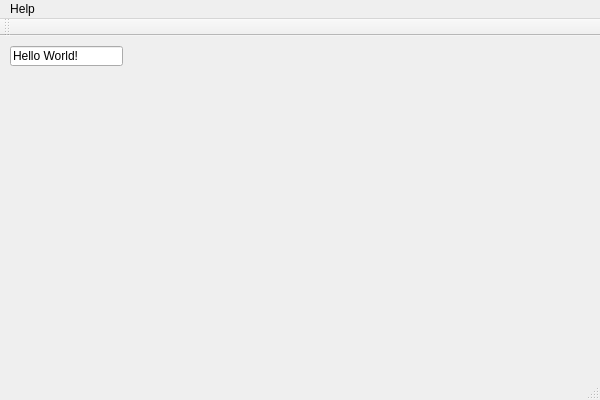
<?xml version="1.0" encoding="UTF-8"?>
<ui version="4.0">
 <class>MainWindowClass</class>
 <widget class="QMainWindow" name="MainWindowClass">
  <property name="geometry">
   <rect>
    <x>0</x>
    <y>0</y>
    <width>600</width>
    <height>400</height>
   </rect>
  </property>
  <property name="windowTitle">
   <string>TimesheetAssistant</string>
  </property>
  <widget class="QWidget" name="centralWidget">
   <widget class="QLineEdit" name="lineEdit">
    <property name="geometry">
     <rect>
      <x>10</x>
      <y>10</y>
      <width>113</width>
      <height>20</height>
     </rect>
    </property>
    <property name="text">
     <string>Hello World!</string>
    </property>
   </widget>
  </widget>
  <widget class="QMenuBar" name="menuBar">
   <property name="geometry">
    <rect>
     <x>0</x>
     <y>0</y>
     <width>600</width>
     <height>21</height>
    </rect>
   </property>
   <widget class="QMenu" name="menuAbout">
    <property name="title">
     <string>Help</string>
    </property>
    <addaction name="actionAbout"/>
    <addaction name="actionHow_it_works"/>
   </widget>
   <addaction name="menuAbout"/>
  </widget>
  <widget class="QToolBar" name="mainToolBar">
   <attribute name="toolBarArea">
    <enum>TopToolBarArea</enum>
   </attribute>
   <attribute name="toolBarBreak">
    <bool>false</bool>
   </attribute>
  </widget>
  <widget class="QStatusBar" name="statusBar"/>
  <action name="actionAbout">
   <property name="text">
    <string>About</string>
   </property>
  </action>
  <action name="actionHow_it_works">
   <property name="text">
    <string>How it works</string>
   </property>
  </action>
 </widget>
 <layoutdefault spacing="6" margin="11"/>
 <resources>
  <include location="MainWindow.qrc"/>
 </resources>
 <connections/>
</ui>
